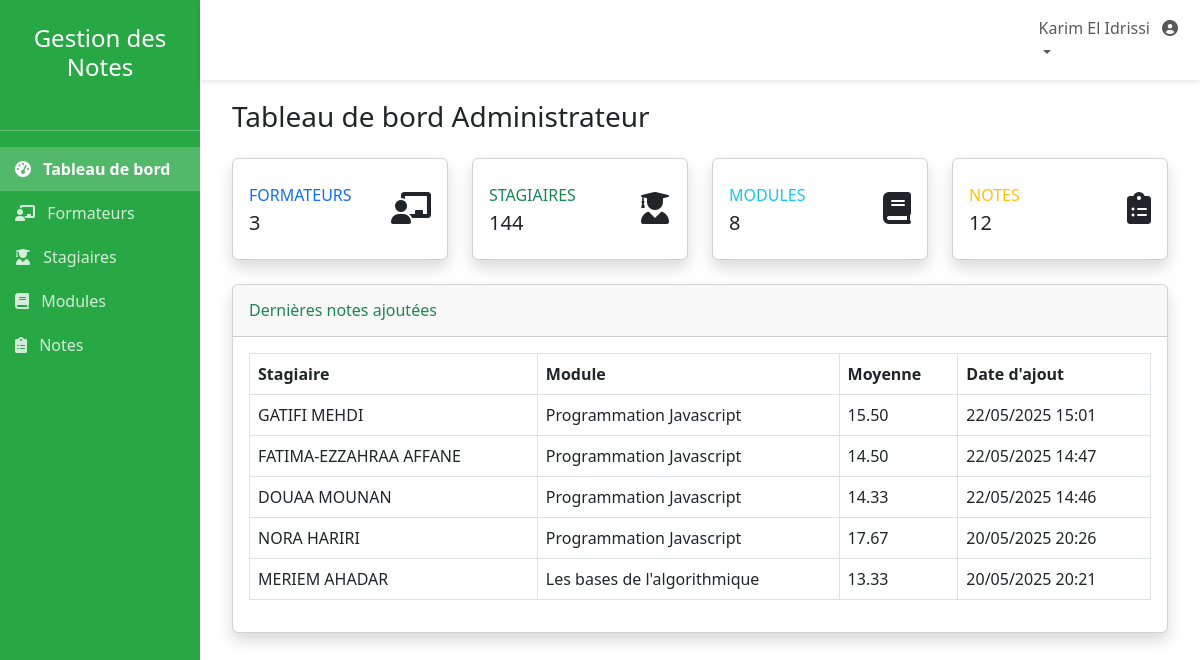
The page /admin/dashboard.php (signed in) on the database its author committed.
### tables this page shows
CREATE TABLE `Note` (
  `id_note` int(11) NOT NULL,
  `id_stagiaire` bigint(110) UNSIGNED DEFAULT NULL,
  `id_module` int(11) DEFAULT NULL,
  `id_formateur` int(11) DEFAULT NULL,
  `note1` decimal(5,2) DEFAULT NULL,
  `note2` decimal(5,2) DEFAULT NULL,
  `note3` decimal(5,2) DEFAULT NULL,
  `EFM` decimal(5,2) DEFAULT NULL,
  `Moyenne` decimal(5,2) DEFAULT NULL,
  `date_creation` datetime DEFAULT current_timestamp(),
  `date_modification` datetime DEFAULT current_timestamp() ON UPDATE current_timestamp()
);

CREATE TABLE `Stagiaire` (
  `id_stagiaire` bigint(110) UNSIGNED NOT NULL,
  `nom` varchar(100) DEFAULT NULL,
  `prenom` varchar(100) DEFAULT NULL,
  `genre` enum('F','H') DEFAULT NULL,
  `date_naissance` date DEFAULT NULL,
  `annee_etude` enum('1ere','2eme','3eme') DEFAULT NULL,
  `email` varchar(100) DEFAULT NULL,
  `id_Filiere` int(11) DEFAULT NULL,
  `id_Groupe` int(11) DEFAULT NULL,
  `mot_de_passe` varchar(255) DEFAULT NULL
);

CREATE TABLE `Module` (
  `id_module` int(11) NOT NULL,
  `nom_module` varchar(100) DEFAULT NULL
);

### admin/dashboard.php (the view, shortened to what this page needs)
<?php
require_once '../config/database.php';
include '../includes/header.php';
$stats = [
    'formateurs' => 0,
    'stagiaires' => 0,
    'modules' => 0,
    'notes' => 0
];
$result = $conn->query("SELECT COUNT(*) as count FROM Formateur");
if ($result) {
    $stats['formateurs'] = $result->fetch_assoc()['count'];
}
$result = $conn->query("SELECT COUNT(*) as count FROM Stagiaire");
if ($result) {
    $stats['stagiaires'] = $result->fetch_assoc()['count'];
}
$result = $conn->query("SELECT COUNT(*) as count FROM Module");
if ($result) {
    $stats['modules'] = $result->fetch_assoc()['count'];
}
$result = $conn->query("SELECT COUNT(*) as count FROM Note");
if ($result) {
    $stats['notes'] = $result->fetch_assoc()['count'];
}
$recent_notes = [];
$result = $conn->query("
    SELECT n.id_note, s.nom as stagiaire_nom, s.prenom as stagiaire_prenom,
           m.nom_module, n.Moyenne, n.date_creation
    FROM Note n
    JOIN Stagiaire s ON n.id_stagiaire = s.id_stagiaire
    JOIN Module m ON n.id_module = m.id_module
    ORDER BY n.date_creation DESC
    LIMIT 5
");
if ($result) {
    while ($row = $result->fetch_assoc()) {
        $recent_notes[] = $row;
    }
}
?>
<div class="container-fluid">
    <h1 class="h3 mb-4 text-gray-800">Tableau de bord Administrateur</h1>
    <div class="row">
        <div class="col-xl-3 col-md-6 mb-4">
            <div class="card border-left-primary shadow h-100 py-2">
                <div class="card-body">
                    <div class="row no-gutters align-items-center">
                        <div class="col mr-2">
                            <div class="text-xs font-weight-bold text-primary text-uppercase mb-1">Formateurs</div>
                            <div class="h5 mb-0 font-weight-bold text-gray-800"><?php echo $stats['formateurs']; ?></div>
                        </div>
                        <div class="col-auto">
                            <i class="fas fa-chalkboard-teacher fa-2x text-gray-300"></i>
                        </div>
                    </div>
                </div>
            </div>
        </div>
        <div class="col-xl-3 col-md-6 mb-4">
            <div class="card border-left-success shadow h-100 py-2">
                <div class="card-body">
                    <div class="row no-gutters align-items-center">
                        <div class="col mr-2">
                            <div class="text-xs font-weight-bold text-success text-uppercase mb-1">Stagiaires</div>
                            <div class="h5 mb-0 font-weight-bold text-gray-800"><?php echo $stats['stagiaires']; ?></div>
                        </div>
                        <div class="col-auto">
                            <i class="fas fa-user-graduate fa-2x text-gray-300"></i>
                        </div>
                    </div>
                </div>
            </div>
        </div>
        <div class="col-xl-3 col-md-6 mb-4">
            <div class="card border-left-info shadow h-100 py-2">
                <div class="card-body">
                    <div class="row no-gutters align-items-center">
                        <div class="col mr-2">
                            <div class="text-xs font-weight-bold text-info text-uppercase mb-1">Modules</div>
                            <div class="h5 mb-0 font-weight-bold text-gray-800"><?php echo $stats['modules']; ?></div>
                        </div>
                        <div class="col-auto">
                            <i class="fas fa-book fa-2x text-gray-300"></i>
                        </div>
                    </div>
                </div>
            </div>
        </div>
        <div class="col-xl-3 col-md-6 mb-4">
            <div class="card border-left-warning shadow h-100 py-2">
                <div class="card-body">
                    <div class="row no-gutters align-items-center">
                        <div class="col mr-2">
                            <div class="text-xs font-weight-bold text-warning text-uppercase mb-1">Notes</div>
                            <div class="h5 mb-0 font-weight-bold text-gray-800"><?php echo $stats['notes']; ?></div>
                        </div>
                        <div class="col-auto">
                            <i class="fas fa-clipboard-list fa-2x text-gray-300"></i>
                        </div>
                    </div>
                </div>
            </div>
        </div>
    </div>
    <div class="row">
        <div class="col-12">
            <div class="card shadow mb-4">
                <div class="card-header py-3 d-flex flex-row align-items-center justify-content-between">
                    <h6 class="m-0 font-weight-bold text-success">Dernières notes ajoutées</h6>
                </div>
                <div class="card-body">
                    <div class="table-responsive">
                        <table class="table table-bordered" width="100%" cellspacing="0">
                            <thead>
                                <tr>
                                    <th>Stagiaire</th>
                                    <th>Module</th>
                                    <th>Moyenne</th>
                                    <th>Date d'ajout</th>
                                </tr>
                            </thead>
                            <tbody>
                                <?php if (empty($recent_notes)): ?>
                                    <tr>
                                        <td colspan="4" class="text-center">Aucune note trouvée</td>
                                    </tr>
                                <?php else: ?>
                                    <?php foreach ($recent_notes as $note): ?>
                                        <tr>
                                            <td><?php echo htmlspecialchars($note['stagiaire_prenom'] . ' ' . $note['stagiaire_nom']); ?></td>
                                            <td><?php echo htmlspecialchars($note['nom_module']); ?></td>
                                            <td><?php echo htmlspecialchars($note['Moyenne']); ?></td>
                                            <td><?php echo date('d/m/Y H:i', strtotime($note['date_creation'])); ?></td>
                                        </tr>
                                    <?php endforeach; ?>
                                <?php endif; ?>
                            </tbody>
                        </table>
                    </div>
                </div>
            </div>
        </div>
    </div>
</div>
<?php include '../includes/footer.php'; ?>

### includes/header.php (shortened to what this page needs)
<!DOCTYPE html>
<html lang="fr">
<head>
    <link href="https://cdn.jsdelivr.net/npm/bootstrap@5.3.0-alpha1/dist/css/bootstrap.min.css" rel="stylesheet">
    <link rel="stylesheet" href="https://cdnjs.cloudflare.com/ajax/libs/font-awesome/6.0.0/css/all.min.css">
</head>
<body>
    <div class="container-fluid">
        <div class="row">
            <div class="col-md-2 p-0 sidebar">
                <div class="text-center py-4">
                    <h4>Gestion des Notes</h4>
                </div>
                <hr class="bg-light">
                <div class="nav flex-column">
                    <?php if ($_SESSION['user_type'] === 'admin'): ?>
                        <a href="dashboard.php" class="<?php echo basename($_SERVER['PHP_SELF']) === 'dashboard.php' ? 'active' : ''; ?>">
                            <i class="fas fa-tachometer-alt me-2"></i> Tableau de bord
                        </a>
                        <a href="formateurs.php" class="<?php echo basename($_SERVER['PHP_SELF']) === 'formateurs.php' ? 'active' : ''; ?>">
                            <i class="fas fa-chalkboard-teacher me-2"></i> Formateurs
                        </a>
                        <a href="stagiaires.php" class="<?php echo basename($_SERVER['PHP_SELF']) === 'stagiaires.php' ? 'active' : ''; ?>">
                            <i class="fas fa-user-graduate me-2"></i> Stagiaires
                        </a>
                        <a href="modules.php" class="<?php echo basename($_SERVER['PHP_SELF']) === 'modules.php' ? 'active' : ''; ?>">
                            <i class="fas fa-book me-2"></i> Modules
                        </a>
                        <a href="notes.php" class="<?php echo basename($_SERVER['PHP_SELF']) === 'notes.php' ? 'active' : ''; ?>">
                            <i class="fas fa-clipboard-list me-2"></i> Notes
                        </a>
                    <?php endif; ?>
                </div>
            </div>
            <div class="col-md-10 p-0">
                <nav class="navbar navbar-expand navbar-light">
                    <div class="container-fluid">
                        <div class="collapse navbar-collapse" id="navbarNav">
                            <ul class="navbar-nav ms-auto">
                                <li class="nav-item dropdown">
                                    <a class="nav-link dropdown-toggle" href="#" id="navbarDropdown" role="button" data-bs-toggle="dropdown">
                                        <div class="user-info">
                                            <span class="user-name"><?php echo htmlspecialchars($_SESSION['user_name']); ?></span>
                                            <i class="fas fa-user-circle fa-fw"></i>
                                        </div>
                                    </a>
                                </li>
                            </ul>
                        </div>
                    </div>
                </nav>
                <div class="content">

### includes/footer.php (shortened to what this page needs)
</div>
            </div>
        </div>
    </div>
</body>
</html>

### includes/header.php (style rules this page uses)
.sidebar { min-height: 100vh; background-color: #28a745; color: white; }
.sidebar a { color: rgba(255, 255, 255, 0.8); padding: 10px 15px; text-decoration: none; display: block; }
.sidebar .active { color: white; font-weight: bold; background-color: rgba(255, 255, 255, 0.2); }
.content { padding: 20px; }
.navbar { background-color: white; box-shadow: 0 2px 5px rgba(0, 0, 0, 0.1); }
.user-info { display: flex; align-items: center; }
.user-info .user-name { margin-right: 10px; }

### rows shown on the page
note: id_stagiaire.nom "GATIFI MEHDI", id_module.nom_module "Programmation Javascript", Moyenne "15.50", date_creation "22/05/2025 15:01"
note: id_stagiaire.nom "FATIMA-EZZAHRAA AFFANE", id_module.nom_module "Programmation Javascript", Moyenne "14.50", date_creation "22/05/2025 14:47"
note: id_stagiaire.nom "DOUAA MOUNAN", id_module.nom_module "Programmation Javascript", Moyenne "14.33", date_creation "22/05/2025 14:46"
note: id_stagiaire.nom "NORA HARIRI", id_module.nom_module "Programmation Javascript", Moyenne "17.67", date_creation "20/05/2025 20:26"
note: id_stagiaire.nom "MERIEM AHADAR", id_module.nom_module "Les bases de l'algorithmique", Moyenne "13.33", date_creation "20/05/2025 20:21"

### other values the page prints
$_SESSION['user_name'] "Karim El Idrissi"
$stats['formateurs'] "3"
$stats['stagiaires'] "144"
$stats['modules'] "8"
$stats['notes'] "12"
